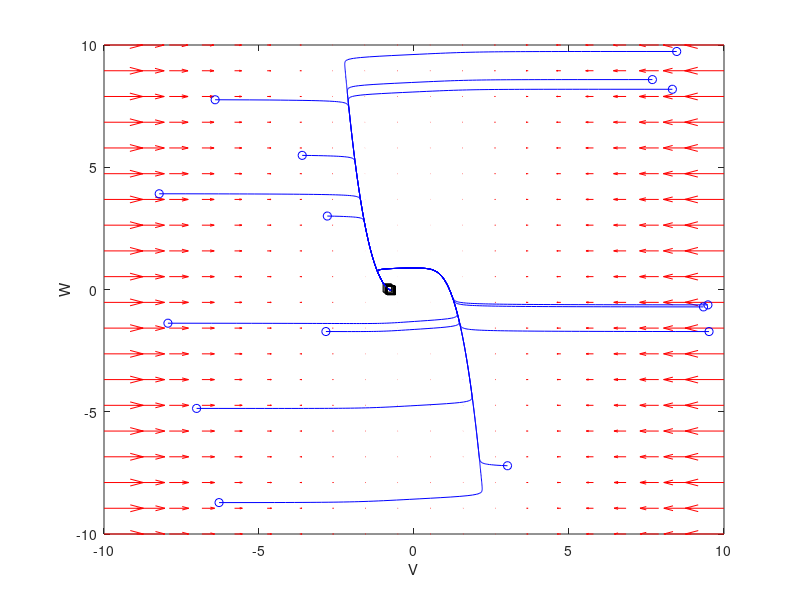

Write MATLAB code to recreate this figure. (Note: this script raises an error after producing the figure.)
clc
clear
figure
% initial parameters
noip = 15;
interval = 10;
I = 0.3;
f = @(t,Y) [Y(1)-Y(1)^3-Y(2)+I;0.08*(Y(1)+0.7-0.8*Y(2))];
y1 = linspace(-interval,interval,20);
y2 = linspace(-interval,interval,20);
% creates two matrices one for all the x-values on the grid, and one for
% all the y-values on the grid. Note that x and y are matrices of the same
% size and shape, in this case 20 rows and 20 columns
[x,y] = meshgrid(y1,y2);
u = zeros(size(x));
v = zeros(size(x));
% we can use a single loop over each element to compute the derivatives at
% each point (y1, y2)
t=0; % we want the derivatives at each point at t=0, i.e. the starting time
for i = 1:numel(x)
    Yprime = f(t,[x(i); y(i)]);
    u(i) = Yprime(1);
    v(i) = Yprime(2);
end
quiver(x,y,u,v,'r');
xlabel('V')
ylabel('W')
% axis tight equal;
hold on
for i = 1:noip
    [ts,ys] = ode45(f,[0,50],[rand()*interval*((-1)^floor(rand()*interval)); ...
    rand()*interval*((-1)^floor(rand()*interval))]);
    plot(ys(:,1),ys(:,2),'b')
    plot(ys(1,1),ys(1,2),'bo') % starting point
    plot(ys(end,1),ys(end,2),'ks') % ending point
    xlim([-interval interval]);
    ylim([-interval interval]);
end
syms t
f1 = fplot((I+t-t^3),'m','LineWidth',2);
f2 = fplot(1.25*(t+0.7),'g','LineWidth',2);
legend([f1,f2],'V nullcline','W nullcline');
title("phase plane")
hold('off')